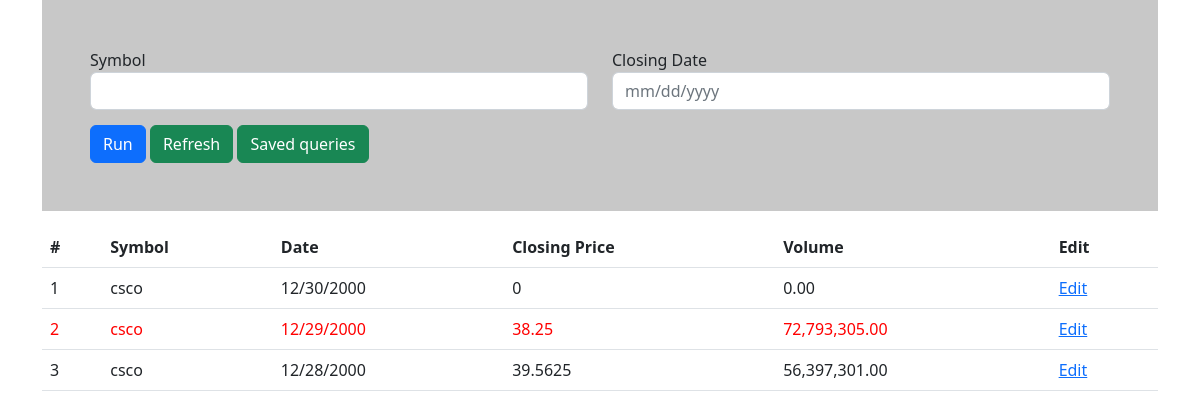
Page /task on the committed database.
### tables this page shows
CREATE TABLE `observations` (
  `id` int(11) NOT NULL,
  `symbol` varchar(50) DEFAULT NULL,
  `date` date DEFAULT NULL,
  `closing_price` float DEFAULT NULL,
  `volume` double DEFAULT NULL
);

### db_controls.php (called while the page is built, shortened)
<?php
    class DatabaseControls {
        private $host,$user, $password, $db, $conn;
        public function __construct(){
            $this->host = "localhost";
            $this->user = "user";
            $this->password = "useruser";
            $this->db = "task_db";
        }
        public function connect(){
            $this->conn = new mysqli(
                $this->host,
                $this->user,
                $this->password,
                $this->db
            );
            return $this->conn;
        }
        public function select_query($query){
            $response_arr = [];
            $conn = $this->connect();
            try {
                $result = $conn->query($query);
                if($result->num_rows > 0){
                    while($row = $result->fetch_assoc()){
                        $response_arr[] = $row;
                    }
                    return json_encode($response_arr);
                }
            }
            catch (\Exception $th) {
                echo $th;
            }
        }
        public function select_max($query){
            $response_vol = 0;
            $conn = $this->connect();
            try {
                $result = $conn->query($query);
                if($result->num_rows > 0){
                    while($row = $result->fetch_assoc()){
                        $response_vol = $row['volume'];
                    }
                    return $response_vol;
                }
            }
            catch (\Exception $th) {
                echo $th;
            }
        }
    }
?>

### index.php (the view, shortened to what this page needs)
<?php
  include_once(__DIR__ . '/db_controls.php');
  if($_SERVER['REQUEST_METHOD'] == 'GET'){
      $data = new DatabaseControls();
      $qry = "select * from observations";
      $response = $data->select_query($qry);
      $response = json_decode($response, true);
      $qry = "SELECT max(volume) as'volume' FROM `observations`";
      $vol = $data->select_max($qry);
  }
?>
<!DOCTYPE html>
<html lang="en">
  <head>
    <link href="https://cdn.jsdelivr.net/npm/bootstrap@5.2.3/dist/css/bootstrap.min.css" rel="stylesheet">
  </head>
  <body class="container">
    <div class="row">
      <div class="col-md">
        <form action="" method="get" id="run_frm" style="padding:3em;background-color:rgb(200,200,200);">
          <div class="row">
            <div class="col-md-6">
              <div class="form-group">
                <label for="symbol">Symbol</label>
                <input required type="text" name="symbol" id="" class="form-control" />
              </div>
            </div>
            <div class="col-md-6">
              <div class="form-group">
                <label for="closing_date">Closing Date</label>
                <input required type="text" name="closing_date" id="" placeholder="mm/dd/yyyy" class="form-control" />
              </div>
            </div>
          </div>
          <input type="submit" value="Run" class="btn btn-primary btn-md" style="margin-top:15px;" />
          <?php
            $refresh_lnk = $_SERVER['REQUEST_URI'] . "?refresh=1";
            $saved_queries_lnk = "/task/saved_queries.php";
          ?>
          <a href="<?php echo $refresh_lnk; ?>" class="btn btn-success btn-md" style="margin-top:15px;">Refresh</a>
          <a href="<?php echo $saved_queries_lnk; ?>" class="btn btn-success btn-md" style="margin-top:15px;">Saved queries</a>
        </form>
      </div>
    </div>
    <div class="row">
      <div class="col-md">
      </div>
    </div>
    <div class="row">
      <div class="col-md">
        <table class="table">
          <thead>
            <tr>
              <th scope="col">#</th>
              <th scope="col">Symbol</th>
              <th scope="col">Date</th>
              <th scope="col">Closing Price</th>
              <th scope="col">Volume</th>
              <th scope="col">Edit</th>
            </tr>
          </thead>
          <tbody>
            <?php
              if(isset($response) && $response != NULL){
                foreach($response as $table_data){
                  if($table_data['volume'] == $vol){
            ?>
                    <tr>
                      <td style="color:red;"><?php echo $table_data['id']; ?></td>
                      <td style="color:red;"><?php echo $table_data['symbol']; ?></td>
                      <td style="color:red;"><?php echo date('m/d/Y', strtotime($table_data['date'])); ?></td>
                      <td style="color:red;"><?php echo $table_data['closing_price']; ?></td>
                      <td style="color:red;"><?php echo number_format($table_data['volume'],2,"."); ?></td>
                      <td><a href="<?php echo substr($_SERVER['REQUEST_URI'],0,strpos($_SERVER['REQUEST_URI'],'?')) . 'edit.php?id='.$table_data['id']; ?>">Edit</a></td>
                    </tr>
            <?php
                  }
                  else {
            ?>
                    <tr>
                      <td><?php echo $table_data['id']; ?></td>
                      <td><?php echo $table_data['symbol']; ?></td>
                      <td><?php echo date('m/d/Y', strtotime($table_data['date'])); ?></td>
                      <td><?php echo $table_data['closing_price']; ?></td>
                      <td><?php echo number_format($table_data['volume'],2,"."); ?></td>
                      <td><a href="<?php echo substr($_SERVER['REQUEST_URI'],0,strpos($_SERVER['REQUEST_URI'],'?')) . 'edit.php?id='.$table_data['id']; ?>">Edit</a></td>
                    </tr>
            <?php
                  }
                }
              }
            ?>
          </tbody>
        </table>
      </div>
    </div>
  </body>
</html>

### rows in the picture
observations: id "1", symbol "csco", date "12/30/2000", closing_price "0", volume "0.00"
observations: id "2", symbol "csco", date "12/29/2000", closing_price "38.25", volume "72,793,305.00"
observations: id "3", symbol "csco", date "12/28/2000", closing_price "39.5625", volume "56,397,301.00"
